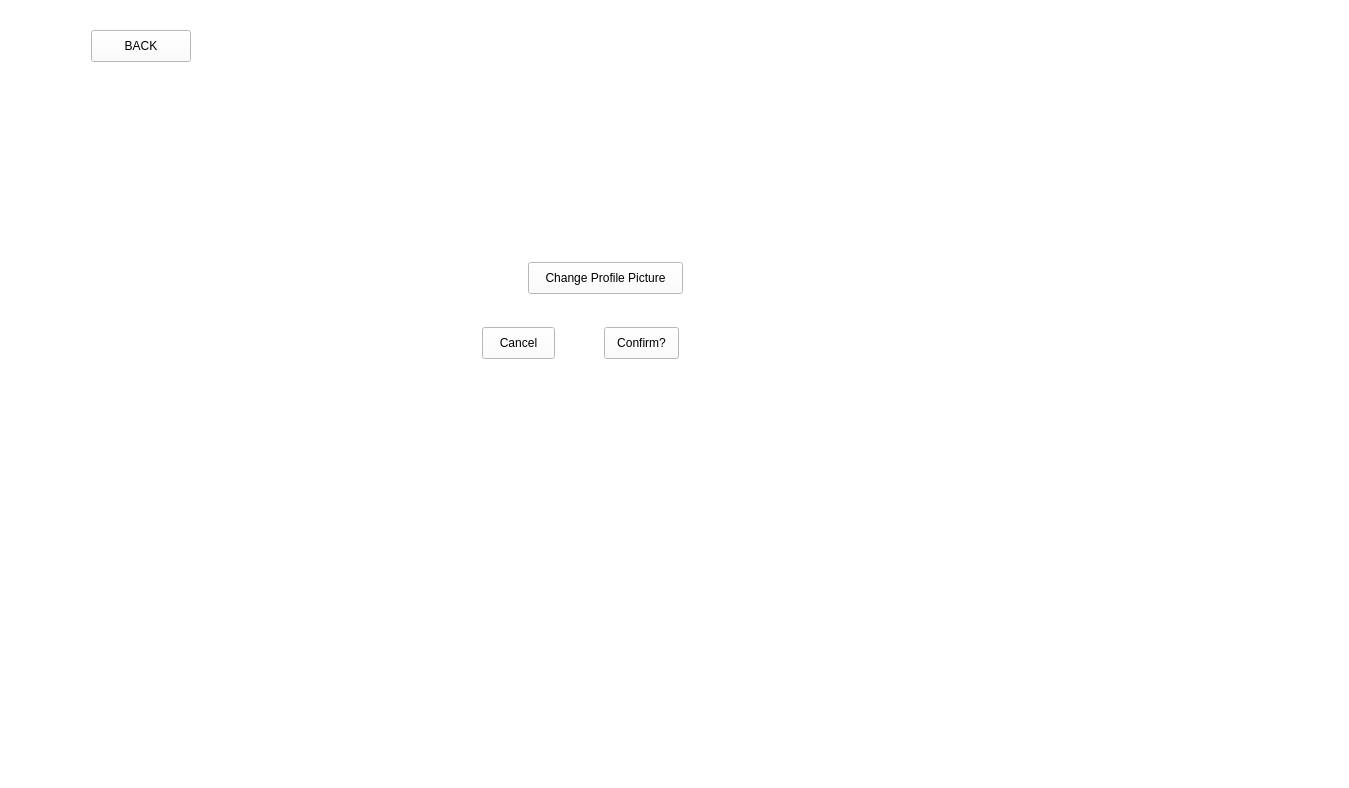
    <widget class="QWidget" name="settings_window">
     <property name="styleSheet">
      <string notr="true">QWidget{
background-color: #ffffff;
}</string>
     </property>
     <widget class="QWidget" name="widget_5" native="true">
      <property name="geometry">
       <rect>
        <x>55</x>
        <y>4</y>
        <width>1285</width>
        <height>775</height>
       </rect>
      </property>
      <widget class="QPushButton" name="change_pfp_button">
       <property name="geometry">
        <rect>
         <x>473</x>
         <y>258</y>
         <width>155</width>
         <height>32</height>
        </rect>
       </property>
       <property name="styleSheet">
        <string notr="true">QPushButton{
color: #000000;
}</string>
       </property>
       <property name="text">
        <string>Change Profile Picture</string>
       </property>
      </widget>
      <widget class="QLabel" name="profile_pic_label">
       <property name="geometry">
        <rect>
         <x>484</x>
         <y>326</y>
         <width>126</width>
         <height>122</height>
        </rect>
       </property>
       <property name="text">
        <string/>
       </property>
      </widget>
      <widget class="QPushButton" name="confirm_profile_pic_btn">
       <property name="geometry">
        <rect>
         <x>549</x>
         <y>323</y>
         <width>75</width>
         <height>32</height>
        </rect>
       </property>
       <property name="styleSheet">
        <string notr="true">QPushButton{
	color: #000000;
}</string>
       </property>
       <property name="text">
        <string>Confirm?</string>
       </property>
      </widget>
      <widget class="QPushButton" name="cancel_profile_pic_change">
       <property name="geometry">
        <rect>
         <x>427</x>
         <y>323</y>
         <width>73</width>
         <height>32</height>
        </rect>
       </property>
       <property name="styleSheet">
        <string notr="true">QPushButton{
	color: #000000;
}</string>
       </property>
       <property name="text">
        <string>Cancel</string>
       </property>
      </widget>
      <widget class="QPushButton" name="to_main_from_settings_btn">
       <property name="geometry">
        <rect>
         <x>36</x>
         <y>26</y>
         <width>100</width>
         <height>32</height>
        </rect>
       </property>
       <property name="styleSheet">
        <string notr="true">QPushButton
{
	color: #000000;
}</string>
       </property>
       <property name="text">
        <string>BACK</string>
       </property>
      </widget>
     </widget>
    </widget>
